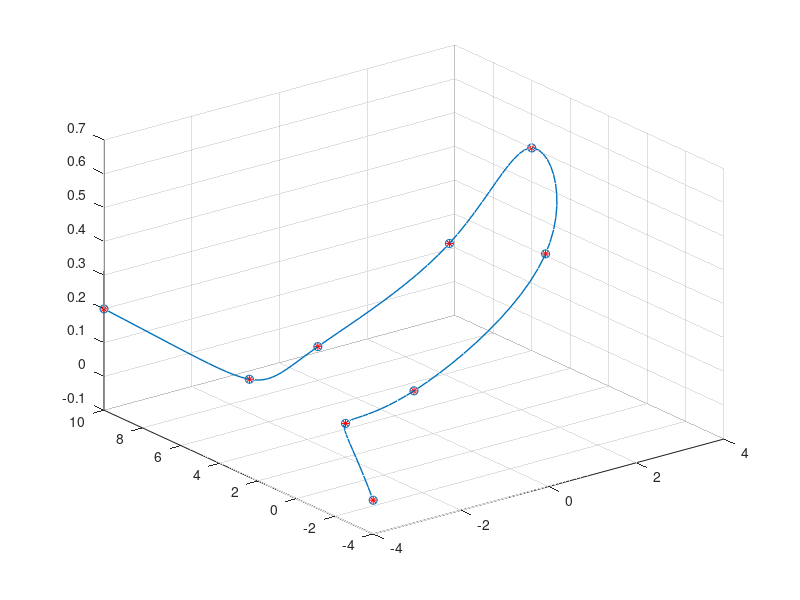

Recreate this plot in MATLAB. (Note: this script raises an error after producing the figure.)


%     PROGRAM OF 3D SPLINE THAT GENERATES THE TRAJECTORY BASED ON DESIRED
%     COORDONATES, THE PROGRAM WORKS PERFECTLY AND HAS SAME RESULTS AS
%     MATLAB FUNCTION



%####################################################
% DEFINITION OF POINTS
%####################################################
t = [1,2,3,4,5,6,7,8,9];  
t=t*3;
x=[-4 -2 0 3 4 3 0 -2 -4 ];
y=[-4 2 3 3 6 8 8 7 10];
z=[0 0 0 0.3 0.5 0.2 0 0 0.2];
%####################################################
% DrAWING OF POINTS
%####################################################
n=length (t)
for i=1:n
    plot3(x(i),y(i),z(i),'r*')
    hold on
end
grid on
%####################################################
% First method
%####################################################
tt = linspace(t(1),t(end));
xx = interp1(t,x,tt,'spline');
yy = interp1(t,y,tt,'spline');
zz = interp1(t,z,tt,'spline');
% Visualize the result
scatter3(x,y,z)
hold on
plot3(xx,yy,zz,'linewidth',1)
%####################################################
% SECOND METHOD
%####################################################
%%%%%%%%%%%%%%%%%%%%%%%%%%%%%%%%%%%
for i=1:3
s(i,1)=0;
s(i,n)=0;
end
%%%%%%%%%%%%%%%%%%%%%%%%%%%%%%%%%%%
for j=2:n-1
    s(1,j)=(x(j+1)-x(j-1))/(t(j+1)-t(j-1));
    s(2,j)=(y(j+1)-y(j-1))/(t(j+1)-t(j-1));
    s(3,j)=(z(j+1)-z(j-1))/(t(j+1)-t(j-1));
end

%%%%%%%%%%%%%%%%%%%%%%%%%%%%%%%%%%%
for i=1:n-1
    syms a b c d
        eqt1=a*t(i)^3+b*t(i)^2+c*t(i)+d==x(i);
        eqt2=a*t(i+1)^3+b*t(i+1)^2+c*t(i+1)+d==x(i+1);
        eqt3=3*a*t(i)^2+2*b*t(i)+c==s(1,i);
        eqt4=3*a*t(i+1)^2+2*b*t(i+1)+c==s(1,i+1);
[a,b,c,d]= solve ([eqt1,eqt2,eqt3,eqt4], [a,b,c,d]);        
Sol = [a,b,c,d];
Sol= double (Sol);;
aa(1,i)=a;
bb(1,i)=b;
cc(1,i)=c;
dd(1,i)=d;
end

%%%%%%%%%%%%%%%%%%%%%%%%%%%%%%%%%%%%%%
%%%%%%%%%%%%%%%%%%%%%%%%%%%%%%%%%%%%%%
%%%%%%%%%%%%%%%%%%%%%%%%%%%%%%%%%%%

for i=1:n-1
    syms a b c d
        eqt1=a*t(i)^3+b*t(i)^2+c*t(i)+d==y(i);
        eqt2=a*t(i+1)^3+b*t(i+1)^2+c*t(i+1)+d==y(i+1);
        eqt3=3*a*t(i)^2+2*b*t(i)+c==s(2,i);
        eqt4=3*a*t(i+1)^2+2*b*t(i+1)+c==s(2,i+1);
[a,b,c,d]= solve ([eqt1,eqt2,eqt3,eqt4], [a,b,c,d]);        
Sol = [a,b,c,d];
Sol= double (Sol);;
aa(2,i)=a;
bb(2,i)=b;
cc(2,i)=c;
dd(2,i)=d;
end

for i=1:n-1
    syms a b c d
        eqt1=a*t(i)^3+b*t(i)^2+c*t(i)+d==z(i);
        eqt2=a*t(i+1)^3+b*t(i+1)^2+c*t(i+1)+d==z(i+1);
        eqt3=3*a*t(i)^2+2*b*t(i)+c==s(3,i);
        eqt4=3*a*t(i+1)^2+2*b*t(i+1)+c==s(3,i+1);
[a,b,c,d]= solve ([eqt1,eqt2,eqt3,eqt4], [a,b,c,d]);        
Sol = [a,b,c,d];
Sol= double (Sol);;
aa(3,i)=a;
bb(3,i)=b;
cc(3,i)=c;
dd(3,i)=d;
end
pause(5);
for i =1:n-1
   
tt(i,:)= linspace (t(i),t(i+1));              % define the intervals every time
hold on
grid on
plot3 (aa(1,i)*tt(i,:).^3+bb(1,i)*tt(i,:).^2+cc(1,i)*tt(i,:)+dd(1,i),aa(2,i)*tt(i,:).^3+bb(2,i)*tt(i,:).^2+cc(2,i)*tt(i,:)+dd(2,i),aa(3,i)*tt(i,:).^3+bb(3,i)*tt(i,:).^2+cc(3,i)*tt(i,:)+dd(3,i),'bo')  % plot of the SPLINE polynomial
 pause(0.5)       
end    





